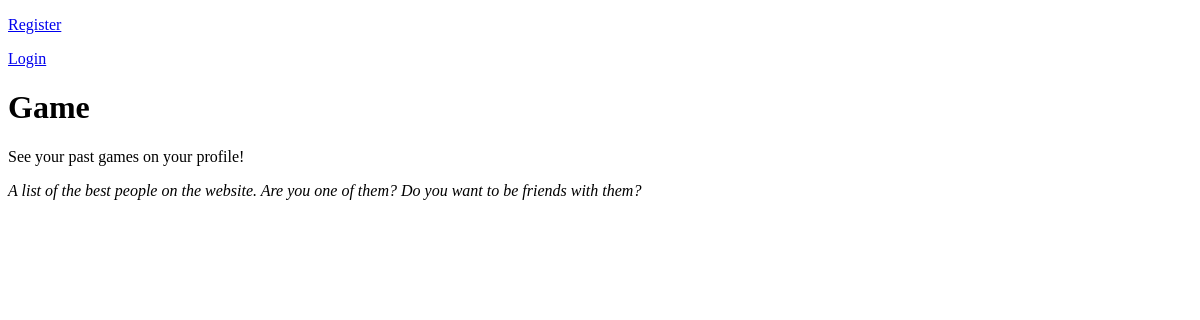
The page /leaderboard on the database as committed earlier.
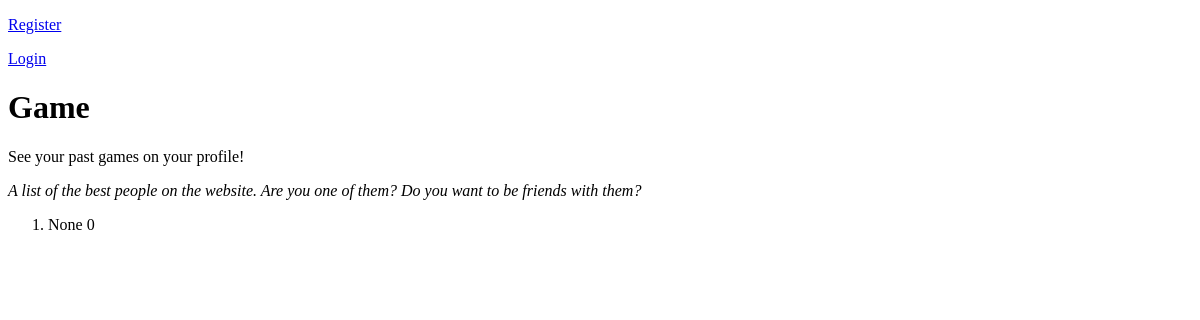
The same page on the database as committed later.
### tables this page shows
CREATE TABLE past_games
(
    user_id TEXT, 
    timestamp DATETIME,
    score INTEGER,
    cheats_used BOOLEAN,
    PRIMARY KEY(user_id,timestamp),
    FOREIGN KEY (user_id) REFERENCES users(user_id)
);

### app.py (the view)
@app.route("/leaderboard", methods=["POST", "GET"])
def leaderboard():
    db = get_db()
    results = db.execute("""SELECT user_id,score
                        FROM past_games
                        ORDER BY score DESC
                        LIMIT 10;""").fetchall()
    return render_template("leaderboard.html", results=results)

### app.py (called while the page is built)
@app.before_request
def load_logged_in_user():
    g.user = session.get("user_id", None)
    g.is_guest = session.get("is_guest",None)

### database.py (called while the page is built)
def get_db():
    if "db" not in g:
        g.db = sqlite3.connect(DATABASE,
                detect_types=sqlite3.PARSE_DECLTYPES)
        g.db.row_factory = sqlite3.Row
    return g.db

### templates/leaderboard.html
{% extends "base.html" %}
    {% block main %}
    <p>See your past games on your profile!</p>
    <p><i>A list of the best people on the website. Are you one of them? Do you want to be friends with them?</i></p>
        <ol>
            {%for result in results%}
            <li>
                {{result["user_id"]}}
                {{ result["score"] }}
            </li>
            {%endfor%}
        </ol>
{% endblock %}

### templates/base.html (shortened to what this page needs)
<!DOCTYPE html>
<html lang="en">
<head>
</head>
<body>
    <header>
        {% if g.user %}
        <p>User id: {{g.user}}</p>
            <p><a href="{{ url_for('logout') }}">Logout </a></p>
        {%else %}
            <p><a href="{{ url_for('register') }}">Register</a></p>
            <p><a href="{{ url_for('login') }}">Login</a></p>
        {% endif %}
        <h1>Game</h1>
    </header>
    {% block main %}
    {% endblock %}
</body>
</html>

Rows that differ between the two databases and show on the page:
added past_games: user_id "None", score "0"
